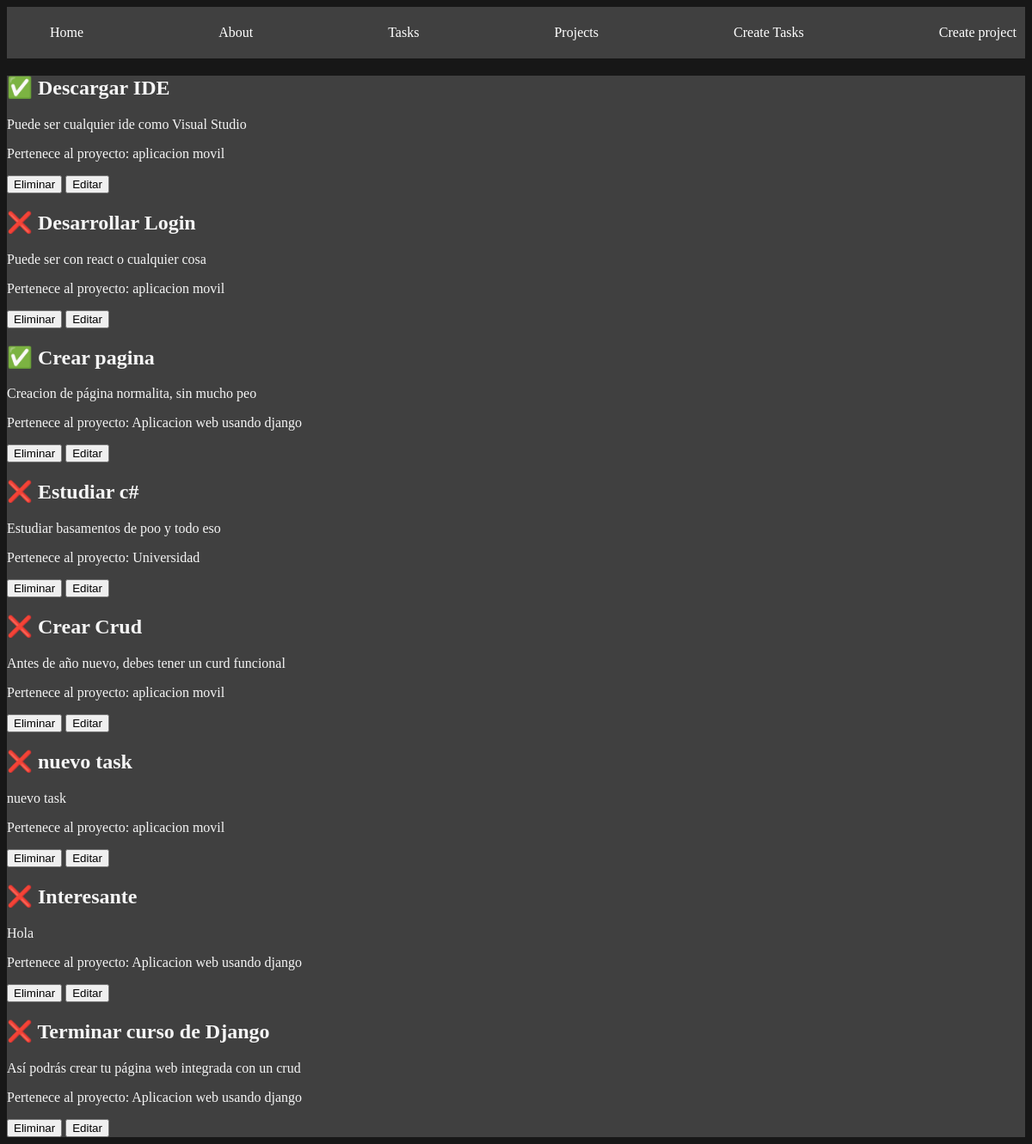
/tasks/, run on the app's committed database.
### myapp/models.py (models this page shows, shortened)
class Task(models.Model):
    tittle = models.CharField(max_length = 50)
    description = models.TextField()
    projects =  models.ForeignKey(Project, on_delete = models.CASCADE)
    done = models.BooleanField(default=False)

class Project(models.Model):
    nombre = models.CharField(max_length = 100)

### myapp/views.py (the view)
def tasks(request):
    task = Task.objects.all()
    return render(request, 'tasks.html', {'tasks' : task})

### myapp/templates/tasks.html (shortened to what this page needs)
{%extends 'layouts/base.html'%}
{%block content%}
{%for i in tasks%}
<div>
    <h2> {%if i.done == 0%} ❌ {{ i.tittle }} {%else%} ✅ {{ i.tittle }} {%endif%} </h2>
    <p>{{ i.description }}</p>
    <p>Pertenece al proyecto: {{ i.projects.nombre }}</p>
    <button> Eliminar </button>
    <button> Editar </button>
</div>
{%endfor%}
{%endblock%}

### myapp/templates/layouts/base.html (shortened to what this page needs)
{% load static %}
<!DOCTYPE html>
<html lang="en">
<head>
    <link rel="stylesheet" href="{% static 'styles/main.css' %}">
</head>
<body>
    <nav class="navbar container">
        <ul>
            <li>
                <a href="{% url 'index' %}">Home</a>
            </li>
            <li>
                <a href="{% url 'about' %}">About</a>
            </li>
            <li>
                <a href="{% url 'tasks' %}">Tasks</a>
            </li>
            <li>
                <a href="{% url 'projects' %}">Projects</a>
            </li>
            <li>
                <a href="{% url 'c_tasks' %}">Create Tasks</a>
            </li>
            <li>
                <a href="{% url 'c_project' %}">Create project</a>
            </li>
        </ul>
    </nav>
    <main class="container">
        {%block content%}
        {%endblock%}
    </main>
</body>
</html>

### myapp/static/styles/main.css (style rules this page uses)
body { background-color: rgb(23, 23, 23); color: whitesmoke; }
.navbar { background-color: #404040; padding: 5px 10px; }
.navbar ul { display: flex; justify-content: space-between; }
.navbar ul li { list-style: none; }
.navbar ul li a { color: white; text-decoration: none; }
.container { max-width: 1300px; margin: auto; background-color: #404040; }

### data on the page
Task: tittle "Descargar IDE", description "Puede ser cualquier ide como Visual Studio", projects.nombre "aplicacion movil"
Task: tittle "Desarrollar Login", description "Puede ser con react o cualquier cosa", projects.nombre "aplicacion movil"
Task: tittle "Crear pagina", description "Creacion de página normalita, sin mucho peo", projects.nombre "Aplicacion web usando django"
Task: tittle "Estudiar c#", description "Estudiar basamentos de poo y todo eso", projects.nombre "Universidad"
Task: tittle "Crear Crud", description "Antes de año nuevo, debes tener un curd funcional", projects.nombre "aplicacion movil"
Task: tittle "nuevo task", description "nuevo task", projects.nombre "aplicacion movil"
Task: tittle "Interesante", description "Hola", projects.nombre "Aplicacion web usando django"
Task: tittle "Terminar curso de Django", description "Así podrás crear tu página web integrada con un crud", projects.nombre "Aplicacion web usando django"
